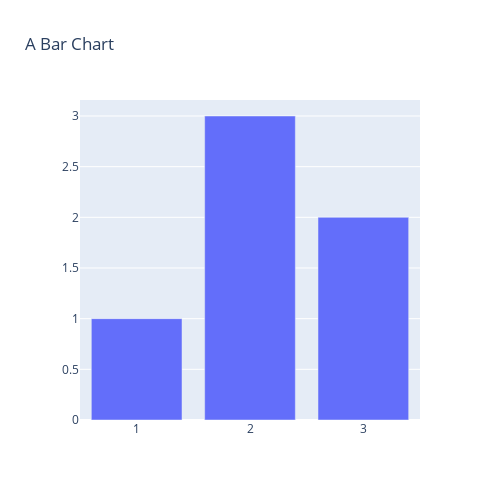

Notebook code for this chart:
### Code cell
fig = go.Figure(
        data=[go.Bar(x=[1, 2, 3], y=[1, 3, 2])],
#         layout_title_text="A figure displayed with fig.show()"
        layout = go.Layout(
          title=go.layout.Title(text="A Bar Chart")
        )
)

fig.update_layout(
    autosize=False,
    width=500,
    height=500,
#     margin=go.layout.Margin(
#         l=50,
#         r=50,
#         b=100,
#         t=100,
#         pad=4
#     ),
#     paper_bgcolor="LightSteelBlue"
)
# fig.update_yaxes(automargin=True)

fig.show()

### Figure 1 — Plotly figure (JSON) as saved in the notebook; plotly's stock layout.template omitted (floating-point values rounded to 4 significant figures)
{"data": [{"type": "bar", "x": [1, 2, 3], "y": [1, 3, 2]}], "layout": {"autosize": false, "height": 500, "title": {"text": "A Bar Chart"}, "width": 500}}
